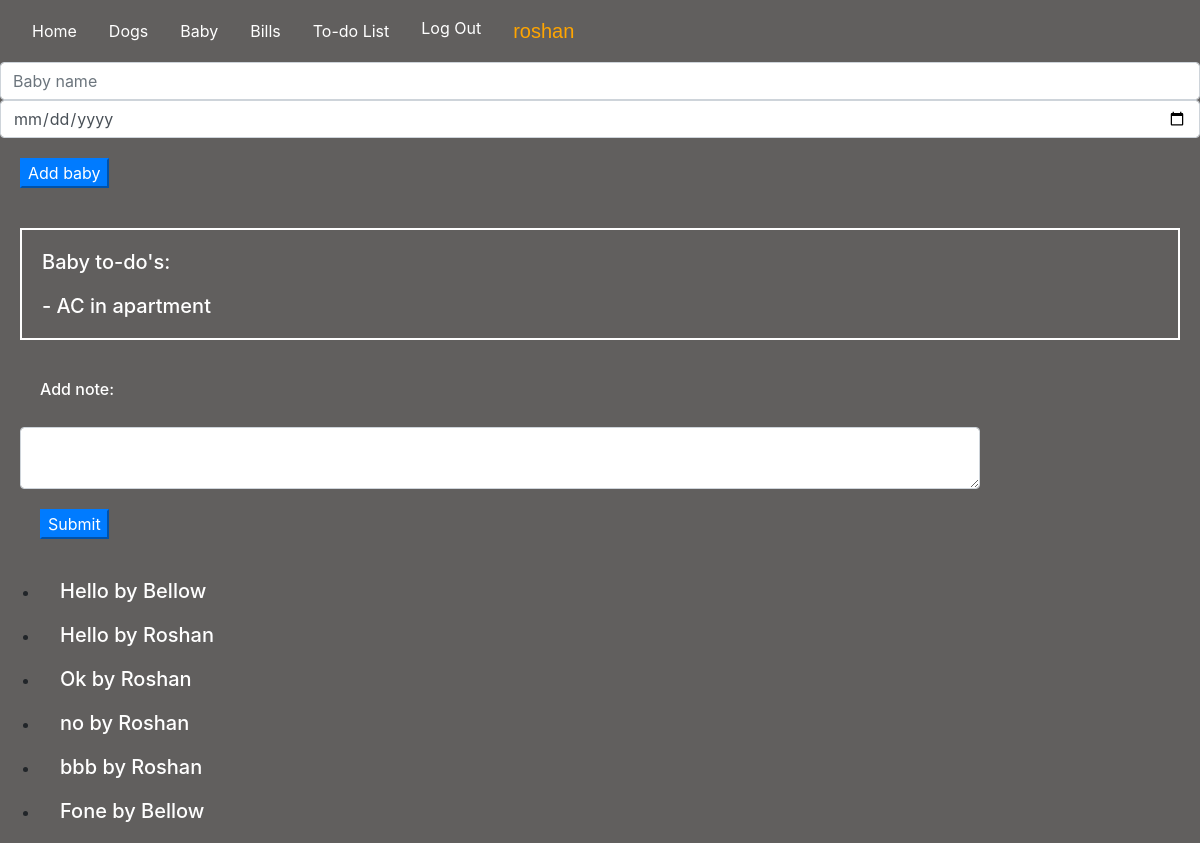
The page /baby (signed in) on the database as committed earlier.
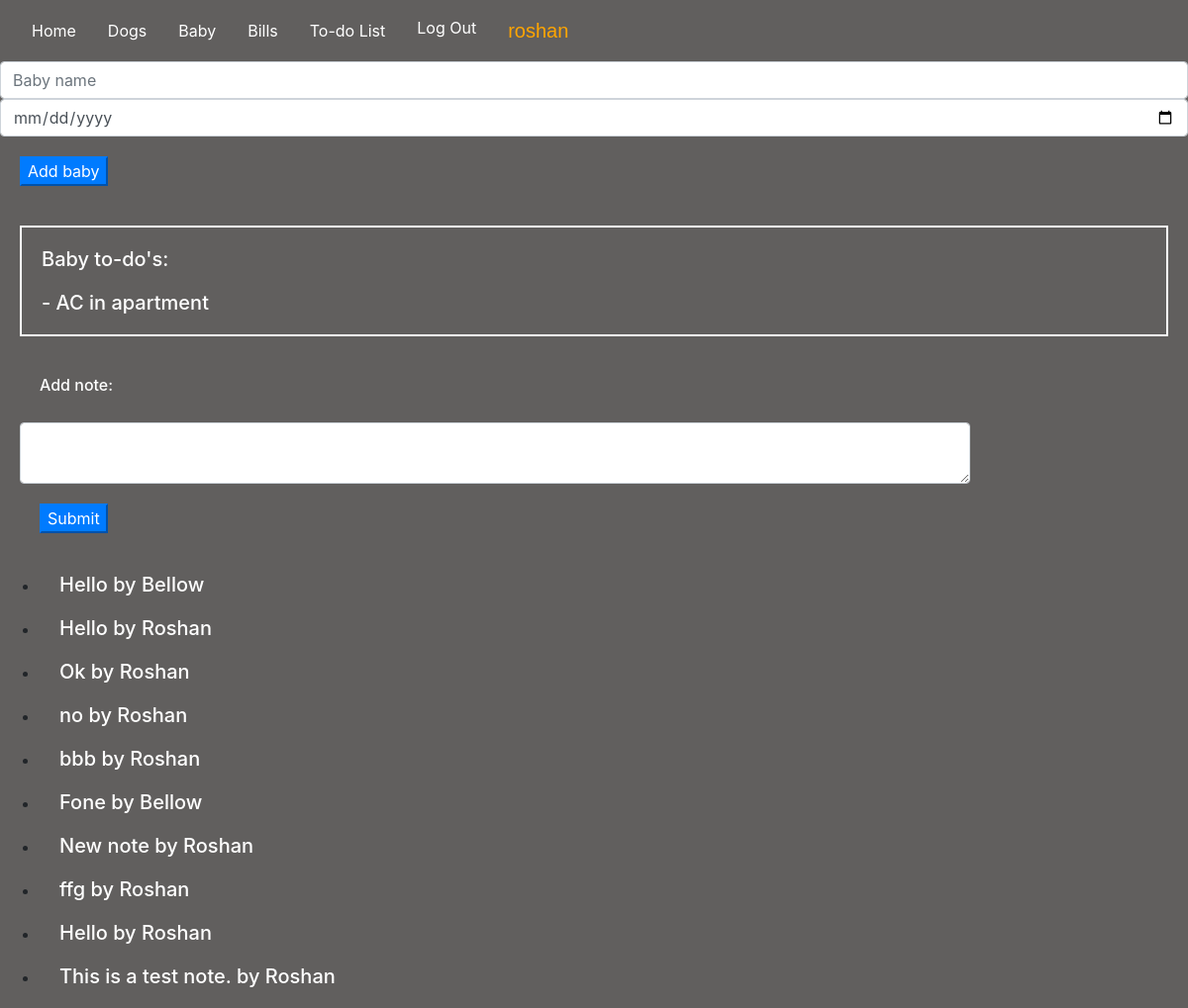
The same page on the database as committed later.
### housemanager/models.py (models this page shows, shortened)
class Todo(models.Model):
    todo = models.CharField(max_length = 200)
    done = models.BooleanField(default=False)
    todo_date = models.DateField(default=datetime.now, blank=True)
    todo_cat = models.CharField(max_length=200, blank = True)

class Notes(models.Model):
    note = models.TextField(blank=True)
    user_note = models.ForeignKey(User, on_delete=models.CASCADE)

### housemanager/views.py (the view, shortened to what this page needs)
# urls.py: path("baby", views.baby, name="baby"),
@login_required(login_url="/login")
@csrf_exempt
def baby(request):
    if request.method == "GET":
        baby = Baby.objects.all()
        notes = Notes.objects.all()
        baby_todo = Todo.objects.filter(todo_cat="Baby", done=False)
        return render(request, "housemanager/baby.html", {
            "baby_todo": baby_todo,
            "baby": baby,
            "notes": notes
        })

### housemanager/templates/housemanager/baby.html (shortened to what this page needs)
{% extends "housemanager/layout.html" %}
{% load static %}
{% block body %}
<form id="baby_form" action="{% url 'baby_add' %}" method="POST">
    <input type="text" id="baby_name" name="baby_name" class="form-control" placeholder="Baby name">
    <input type="date" id="due_date" name="due_date" class="form-control" placeholder="Due date">
    <input type="submit" class="btn-primary" value="Add baby" id="submit_baby">
</form>
<div id="baby-todo">
    {% for baby_todo in baby_todo %}
        <h5>Baby to-do's:</h5>
        <h5> - {{baby_todo.todo}}</h5>
    {% endfor %}
</div>
<div id="note-div">
    <label for="note"><h6>Add note:</h5></label>
    <textarea class="form-control" id="note"></textarea>
    <button class="btn-primary" id="note-but">Submit</button>
</div>
<div>
    <ul id="baby-notes">
        {% for notes in notes%}
        <li>
            <h5>{{notes.note}} by {{notes.user_note | title}}</h5>
        </li>
        {% endfor %}
    </ul>
</div>
{% endblock %}

Rows that differ between the two databases and show on the page:
added Notes: note "New note", user_note "Roshan"
added Notes: note "ffg", user_note "Roshan"
added Notes: note "Hello", user_note "Roshan"
added Notes: note "This is a test note.", user_note "Roshan"
